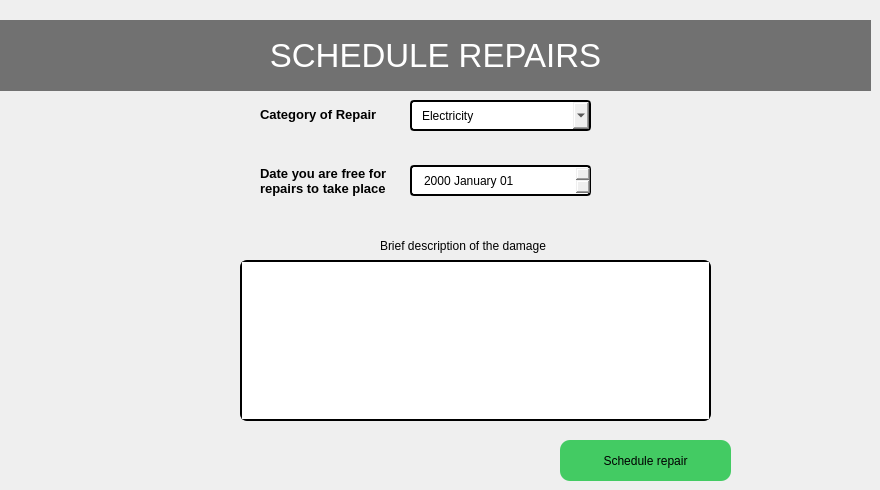
     <widget class="QWidget" name="pageSchedulerepairs">
      <widget class="QLabel" name="lbl_pageHomepage_welcomeUser_4">
       <property name="geometry">
        <rect>
         <x>0</x>
         <y>20</y>
         <width>871</width>
         <height>71</height>
        </rect>
       </property>
       <property name="font">
        <font>
         <pointsize>25</pointsize>
        </font>
       </property>
       <property name="styleSheet">
        <string notr="true">background-color: rgb(113, 113, 113);
color: rgb(255, 255, 255);</string>
       </property>
       <property name="text">
        <string>SCHEDULE REPAIRS</string>
       </property>
       <property name="alignment">
        <set>Qt::AlignCenter</set>
       </property>
      </widget>
      <widget class="QLabel" name="label_44">
       <property name="geometry">
        <rect>
         <x>380</x>
         <y>230</y>
         <width>211</width>
         <height>31</height>
        </rect>
       </property>
       <property name="styleSheet">
        <string notr="true">border-radius:7px;
</string>
       </property>
       <property name="text">
        <string>Brief description of the damage</string>
       </property>
      </widget>
      <widget class="QTextEdit" name="ted_pageReportAComplaint_describeComplaint_2">
       <property name="geometry">
        <rect>
         <x>240</x>
         <y>260</y>
         <width>471</width>
         <height>161</height>
        </rect>
       </property>
       <property name="styleSheet">
        <string notr="true">border-radius:7px;
color: rgb(39, 39, 39);
border: 2px solid black</string>
       </property>
      </widget>
      <widget class="QLabel" name="label_45">
       <property name="geometry">
        <rect>
         <x>260</x>
         <y>99</y>
         <width>131</width>
         <height>31</height>
        </rect>
       </property>
       <property name="font">
        <font>
         <pointsize>10</pointsize>
         <weight>75</weight>
         <bold>true</bold>
        </font>
       </property>
       <property name="styleSheet">
        <string notr="true">border-radius:7px;
</string>
       </property>
       <property name="text">
        <string>Category of Repair</string>
       </property>
      </widget>
      <widget class="QComboBox" name="combo_pageReportAComplaint_category_of_complaint_2">
       <property name="geometry">
        <rect>
         <x>410</x>
         <y>100</y>
         <width>181</width>
         <height>31</height>
        </rect>
       </property>
       <property name="styleSheet">
        <string notr="true">border-radius: 4px;
border: 2px solid black;
padding-left:10px;</string>
       </property>
       <item>
        <property name="text">
         <string>Electricity</string>
        </property>
       </item>
       <item>
        <property name="text">
         <string>Plumbing (Taps, pipes and sinks)</string>
        </property>
       </item>
       <item>
        <property name="text">
         <string>Walls and paintjob</string>
        </property>
       </item>
       <item>
        <property name="text">
         <string>Internet</string>
        </property>
       </item>
       <item>
        <property name="text">
         <string>Furniture (Cabinets and closets)</string>
        </property>
       </item>
       <item>
        <property name="text">
         <string>Other</string>
        </property>
       </item>
      </widget>
      <widget class="QPushButton" name="btn_pageReportAComplaint_submitComplaint_2">
       <property name="geometry">
        <rect>
         <x>560</x>
         <y>440</y>
         <width>171</width>
         <height>41</height>
        </rect>
       </property>
       <property name="styleSheet">
        <string notr="true">background-color:rgb(67, 203, 99);
border-radius:10px
</string>
       </property>
       <property name="text">
        <string>Schedule repair</string>
       </property>
       <property name="shortcut">
        <string>Return</string>
       </property>
      </widget>
      <widget class="QDateEdit" name="date_pageReport_a_complaint_date_of_incedence_2">
       <property name="geometry">
        <rect>
         <x>410</x>
         <y>165</y>
         <width>181</width>
         <height>31</height>
        </rect>
       </property>
       <property name="styleSheet">
        <string notr="true">border-radius: 4px;
padding-left:10px;
border: 2px solid black</string>
       </property>
       <property name="displayFormat">
        <string>yyyy MMMM dd</string>
       </property>
      </widget>
      <widget class="QLabel" name="label_46">
       <property name="geometry">
        <rect>
         <x>260</x>
         <y>160</y>
         <width>141</width>
         <height>41</height>
        </rect>
       </property>
       <property name="font">
        <font>
         <pointsize>10</pointsize>
         <weight>75</weight>
         <bold>true</bold>
        </font>
       </property>
       <property name="styleSheet">
        <string notr="true">border-radius:7px;
</string>
       </property>
       <property name="text">
        <string>Date you are free for 
repairs to take place</string>
       </property>
      </widget>
     </widget>
